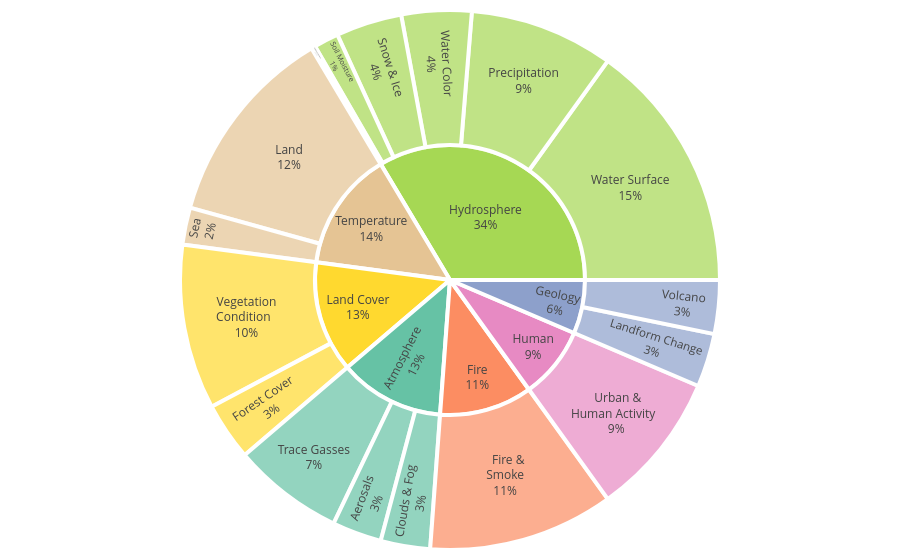

The notebook cell this image was saved under:
### Code cell
import plotly.express as px
import plotly.io as pio

df = pd.read_csv("2026_acl_univearth_1123_tagged_v2.csv")

SUBCATEGORY_TO_PARENT = {
    "water_surface_extent": "Hydrosphere",
    "water_color_sediment": "Hydrosphere",
    "snow_ice_cover": "Hydrosphere",
    "precipitation": "Hydrosphere",
    "soil_moisture": "Hydrosphere",
    "evapotranspiration": "Hydrosphere",

    "trace_gasses": "Atmosphere",
    "aerosals": "Atmosphere",
    "clouds_fog": "Atmosphere",

    "land_surface_temperature": "Temperature",
    "sea_surface_temperature": "Temperature",

    "fire_smoke_detection": "Fire",

    "vegetation_greenness_crops": "Land Cover",
    "forest_cover": "Land Cover",

    "urban_human_activity": "Human",

    "volcano": "Geology",
    "landform_change": "Geology",
}

df["Parent"] = df["Tag"].map(SUBCATEGORY_TO_PARENT)


def make_tag_label(tag: str) -> str:
    if tag == "urban_human_activity":
        base = "Urban & <br>Human Activity"
    elif tag == "fire_smoke_detection":
        base = "Fire &<br>  Smoke"
    elif tag == "vegetation_greenness_crops":
        base = "Vegetation  <br>Condition"
    elif tag == "water_color_sediment":
        base = "Water Color"
    elif tag == "clouds_fog":
        base = "Clouds & Fog"
    elif tag == "snow_ice_cover":
        base = "Snow & Ice"
    elif tag == "water_surface_extent":
        base = "Water Surface"
    elif tag == "land_surface_temperature":
        base = "Land"
    elif tag == "sea_surface_temperature":
        base = "Sea"
    else:
        base = tag.replace("_", " ").title()
    return "  " + base + "  "

df["Tag_Label"] = df["Tag"].apply(make_tag_label)


counts = (
    df.groupby(["Parent", "Tag_Label"])
      .size()
      .reset_index(name="count")
)


fig = px.sunburst(
    counts,
    path=["Parent", "Tag_Label"], 
    values="count",
    branchvalues="total",
    color="Parent",
    color_discrete_sequence=px.colors.qualitative.Set2,
)


fig.update_layout(
    margin=dict(t=10, l=0, r=0, b=10),
)

# Inner layer
fig.update_traces(
    selector=dict(type="sunburst", level=1),
    textfont=dict(size=20),
)

# Outer layer
fig.update_traces(
    selector=dict(type="sunburst", level=2),
    textfont=dict(size=16),
    # uniformtext=dict(minsize=3, mode="hide")
)

fig.update_traces(
    textinfo="label+percent root",
    marker=dict(line=dict(color="white", width=4)),
    hovertemplate=(
        "<b>%{label}</b><br>"
        "Count: %{value}<br>"
        "Parent: %{parent}<extra></extra>"
    )
)

fig.show()

fig.write_image("./figures/sunburst_chart.png", scale=3.1)

### Figure 1 — Plotly figure (JSON) as saved in the notebook; plotly's stock layout.template omitted (floating-point values rounded to 4 significant figures)
{"data": [{"branchvalues": "total", "customdata": [["Atmosphere"], ["Atmosphere"], ["Atmosphere"], ["Atmosphere"], ["Fire"], ["Fire"], ["Geology"], ["Geology"], ["Geology"], ["Human"], ["Human"], ["Hydrosphere"], ["Hydrosphere"], ["Hydrosphere"], ["Hydrosphere"], ["Hydrosphere"], ["Hydrosphere"], ["Hydrosphere"], ["Land Cover"], ["Land Cover"], ["Land Cover"], ["Temperature"], ["Temperature"], ["Temperature"]], "domain": {"x": [0, 1], "y": [0, 1]}, "hovertemplate": "<b>%{label}</b><br>Count: %{value}<br>Parent: %{parent}<extra></extra>", "ids": ["Atmosphere/  Aerosals  ", "Atmosphere/  Clouds & Fog  ", "Atmosphere/  Trace Gasses  ", "Atmosphere", "Fire/  Fire &<br>  Smoke  ", "Fire", "Geology/  Landform Change  ", "Geology/  Volcano  ", "Geology", "Human/  Urban & <br>Human Activity  ", "Human", "Hydrosphere", "Hydrosphere/  Water Color  ", "Hydrosphere/  Soil Moisture  ", "Hydrosphere/  Snow & Ice  ", "Hydrosphere/  Precipitation  ", "Hydrosphere/  Evapotranspiration  ", "Hydrosphere/  Water Surface  ", "Land Cover/  Forest Cover  ", "Land Cover/  Vegetation  <br>Condition  ", "Land Cover", "Temperature/  Land  ", "Temperature/  Sea  ", "Temperature"], "labels": ["  Aerosals  ", "  Clouds & Fog  ", "  Trace Gasses  ", "Atmosphere", "  Fire &<br>  Smoke  ", "Fire", "  Landform Change  ", "  Volcano  ", "Geology", "  Urban & <br>Human Activity  ", "Human", "Hydrosphere", "  Water Color  ", "  Soil Moisture  ", "  Snow & Ice  ", "  Precipitation  ", "  Evapotranspiration  ", "  Water Surface  ", "  Forest Cover  ", "  Vegetation  <br>Condition  ", "Land Cover", "  Land  ", "  Sea  ", "Temperature"], "marker": {"colors": ["rgb(102,194,165)", "rgb(102,194,165)", "rgb(102,194,165)", "rgb(102,194,165)", "rgb(252,141,98)", "rgb(252,141,98)", "rgb(141,160,203)", "rgb(141,160,203)", "rgb(141,160,203)", "rgb(231,138,195)", "rgb(231,138,195)", "rgb(166,216,84)", "rgb(166,216,84)", "rgb(166,216,84)", "rgb(166,216,84)", "rgb(166,216,84)", "rgb(166,216,84)", "rgb(166,216,84)", "rgb(255,217,47)", "rgb(255,217,47)", "rgb(255,217,47)", "rgb(229,196,148)", "rgb(229,196,148)", "rgb(229,196,148)"], "line": {"color": "white", "width": 4}}, "name": "", "parents": ["Atmosphere", "Atmosphere", "Atmosphere", "", "Fire", "", "Geology", "Geology", "", "Human", "", "", "Hydrosphere", "Hydrosphere", "Hydrosphere", "Hydrosphere", "Hydrosphere", "Hydrosphere", "Land Cover", "Land Cover", "", "Temperature", "Temperature", ""], "textinfo": "label+percent root", "type": "sunburst", "values": [12.0, 12.0, 27.0, 51.0, 45.0, 45.0, 13.0, 13.0, 26.0, 35.0, 35.0, 136.0, 17.0, 6.0, 16.0, 35.0, 1.0, 61.0, 14.0, 40.0, 54.0, 49.0, 9.0, 58.0]}], "layout": {"legend": {"tracegroupgap": 0}, "margin": {"b": 10, "l": 0, "r": 0, "t": 10}, "sunburstcolorway": ["rgb(102,194,165)", "rgb(252,141,98)", "rgb(141,160,203)", "rgb(231,138,195)", "rgb(166,216,84)", "rgb(255,217,47)", "rgb(229,196,148)", "rgb(179,179,179)"]}}
